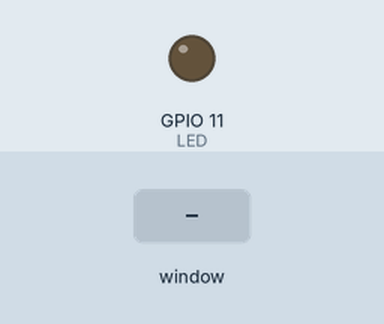
A program run on a simulated Raspberry Pi (BCM pin numbers). Shown: output pins drawn as LEDs (lit = HIGH). The inputs (shaded band) are chosen by the test bench. The desktop window is not drawn, its controls go by their first labels and the mouse button is held 0.15 s.

Above: at 1.2 s.
1.3 s: slider 1 in the window set to 50
At 1.7 s:
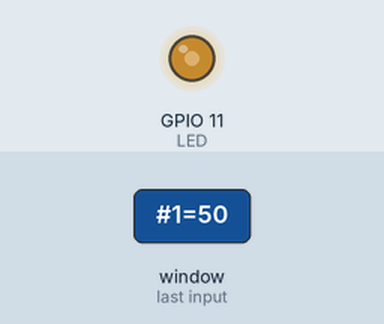
2.8 s: slider 1 in the window set to 100
At 4.0 s:
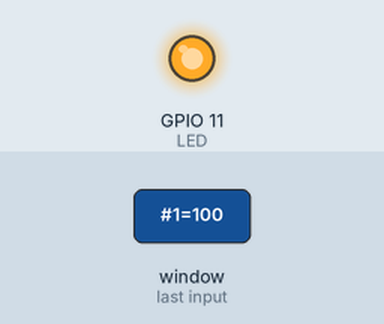
4.3 s: slider 1 in the window set to 25
At 5.2 s:
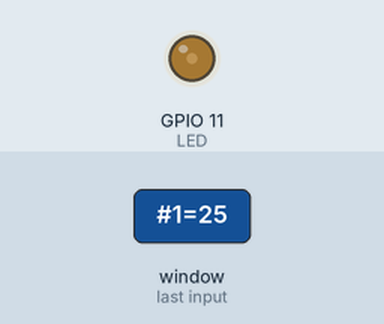
Timing chart, 0 to 7.3 s (numbered marks = the images above; inputs shaded):
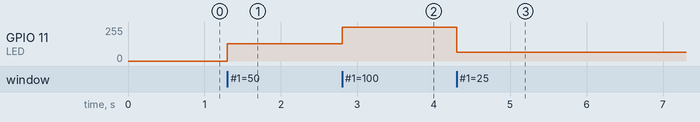

Measured:
- after the input at 1.3 s, GPIO 11 (LED): 0/255 → 128/255 at once
- after the input at 2.8 s, GPIO 11 (LED): 128/255 → 255/255 at once
- after the input at 4.3 s, GPIO 11 (LED): 255/255 → 64/255 at once

The program:

find_dust.py
```python
import RPi.GPIO as GPIO
import tkinter as tk


# GPIO.setwarnings(False)
GPIO.setmode(GPIO.BCM)

LED = 11

GPIO.setup(LED, GPIO.OUT, initial=GPIO.LOW)

p = GPIO.PWM(LED, 100)

root = tk.Tk()

led_val = tk.DoubleVar()

led_val.set(0)

p.start(0)


def change_duty(dc):
    p.ChangeDutyCycle(led_val.get())


s = tk.Scale(root, label='LED', orient='h',
             from_=0, to=100, variable=led_val,
             command=change_duty
             )

s.pack()

root.mainloop()
p.stop
GPIO.cleanup()
```
